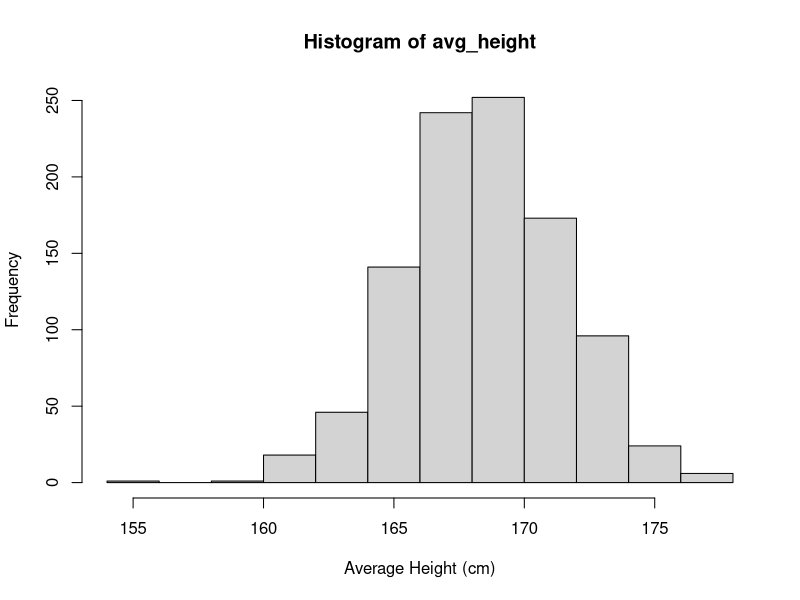
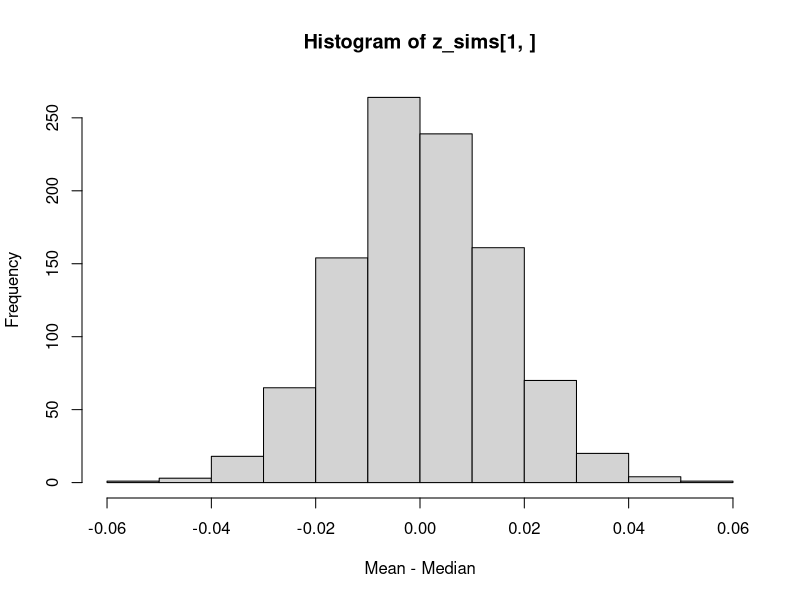
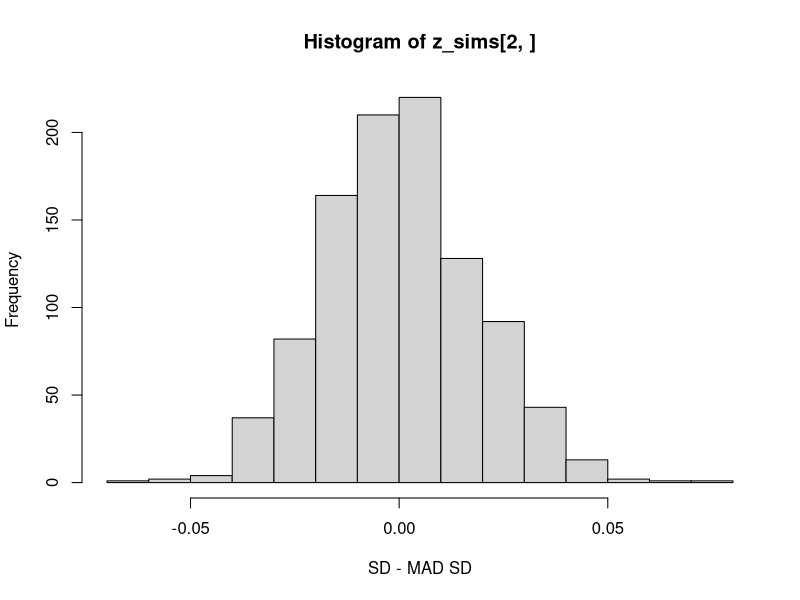

These charts were generated, in order, by the following R code:
## ---- chunk 1
knitr::opts_chunk$set(echo = TRUE)
## ---- chunk 2
library(here)
library(tidyverse)
# library(brms)
# options(mc.cores = 4)
# options(brms.backend = "cmdstanr")
## ---- chunk 3
height_sim <- function(N){
  male <- rbinom(N, 1, 0.48)
  height <- ifelse(male==1, rnorm(N, 69.1*2.54, 2.9*2.54), rnorm(N, 63.7*2.54, 2.7*2.54))
  mean(height)
}
## ---- chunk 4
avg_height <- replicate(1000, height_sim(N=10))
hist(avg_height, xlab = "Average Height (cm)")
## ---- chunk 5
z <- rnorm(1e4, 5, 2)
cat("mean =", mean(z), ", median =", median(z), ", sd =", sd(z), ", mad sd =", mad(z))
## ---- chunk 6
mad_sim <- function(){
  z <- rnorm(1e4, 5, 2)
  mean_med = mean(z) - median(z)
  sd_mad = sd(z) - mad(z)
  c(
    mean_med,
    sd_mad
  )
}
## ---- chunk 7
z_sims <- replicate(1000, mad_sim())
hist(z_sims[1,], xlab = "Mean - Median")
hist(z_sims[2,], xlab = "SD - MAD SD")
